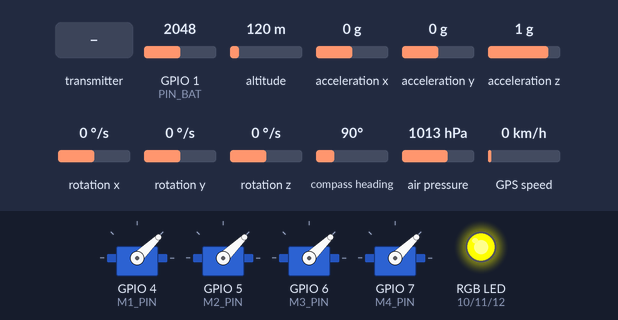
Simulated run of this sketch. Board: ESP32-S3. Shown: 4 × servo, an RGB LED mixed from three pins (HIGH = lit). The test bench sets the inputs (shaded band); at power-on: GPIO 1 (PIN_BAT) = 2048, acceleration x 0 g, acceleration y 0 g, rotation x 0 °/s, altitude 120 m, acceleration z 1 g, rotation y 0 °/s, rotation z 0 °/s, compass heading 90°, air pressure 1013 hPa, GPS speed 0 km/h. The GPS gets a fix after 3 s at 37.7749, -122.4194 with 8 satellites.

Above: at 1.2 s.
1.3 s: GPIO 1 (PIN_BAT) set to 2143
At 2.5 s:
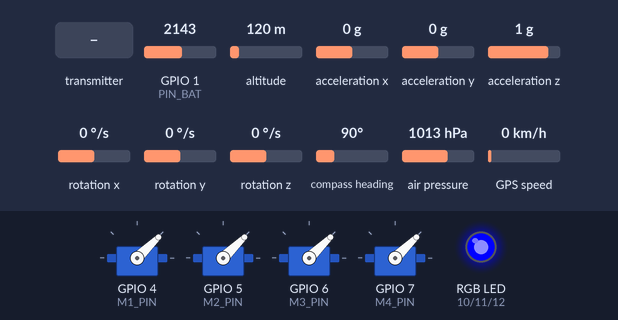
2.8 s: the transmitter starts sending arm = 1
At 3.3 s:
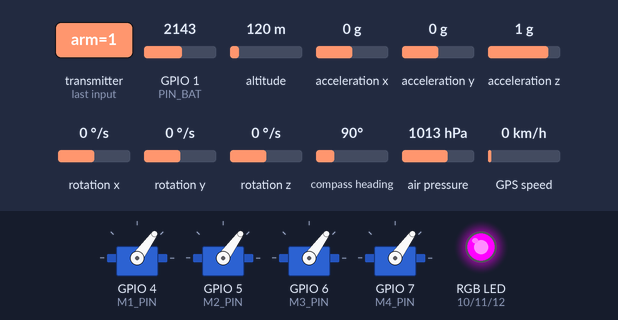
4.5 s: acceleration x set to -1.4 g
At 4.88 s:
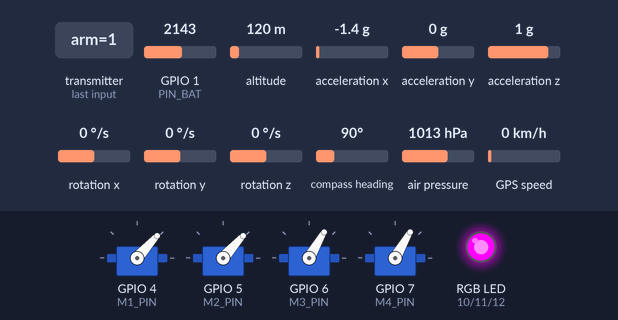
8.0 s: acceleration y set to -1.4 g
At 9.9 s:
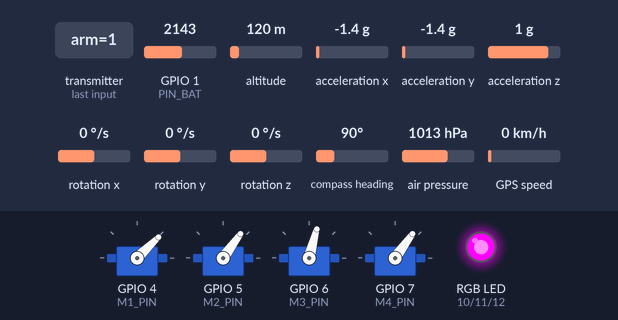
11.5 s: rotation x set to -47 °/s
At 11.8 s:
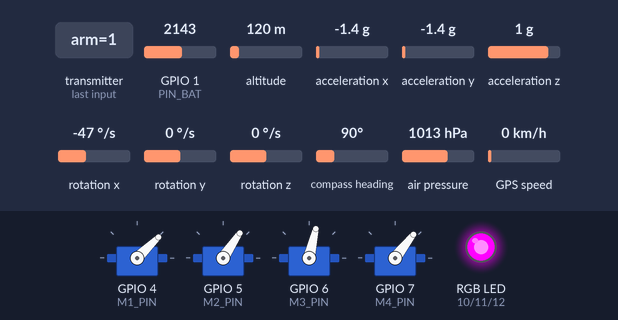
15.0 s: rotation x set to -52 °/s
At 17.9 s:
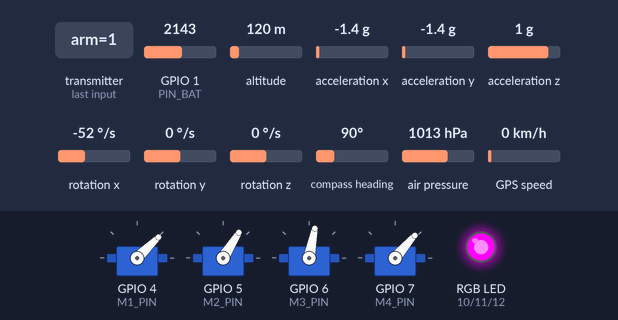
Timing chart, 0 to 22.6 s (numbered marks = the images above; inputs shaded):
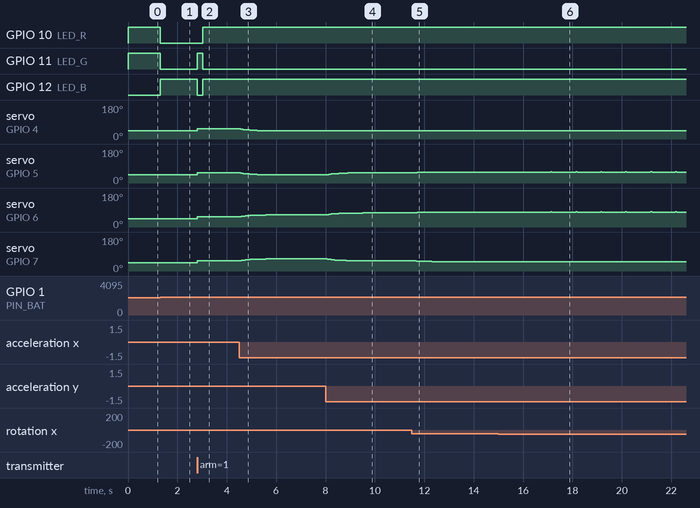

Measured:
- the behaviour switches between 2109 and 2110 on GPIO 1 (PIN_BAT) (found by bisection; images 0 and 1)
- the behaviour switches between -51 and -52 °/s on rotation x (found by bisection; images 5 and 6)
- after the input at 1.3 s, GPIO 10 (LED_R), GPIO 11 (LED_G): HIGH → LOW at once; GPIO 12 (LED_B): LOW → HIGH at once
- after the input at 2.8 s, GPIO 10 (LED_R): LOW → HIGH after 0.23 s; GPIO 11 (LED_G): LOW → HIGH at once, → LOW 0.22 s later; GPIO 12 (LED_B): HIGH → LOW at once, → HIGH 0.22 s later; servo on GPIO 4 (M1_PIN), servo on GPIO 5 (M2_PIN), servo on GPIO 6 (M3_PIN), servo on GPIO 7 (M4_PIN): 44° → 54° at once
- after the input at 4.5 s, servo on GPIO 4 (M1_PIN), servo on GPIO 5 (M2_PIN): moves from 54° to 44° over 1.0 s, starting at once; servo on GPIO 6 (M3_PIN), servo on GPIO 7 (M4_PIN): moves from 54° to 64° over 1.1 s, starting at once
- after the input at 8.0 s, servo on GPIO 5 (M2_PIN): moves from 44° to 54° over 1.3 s, starting after 0.07 s; servo on GPIO 6 (M3_PIN): moves from 64° to 75° over 1.5 s, starting at once; servo on GPIO 7 (M4_PIN): moves from 64° to 54° over 1.3 s, starting after 0.06 s
- after the input at 11.5 s, servo on GPIO 5 (M2_PIN): 54° → 55° after 0.07 s, → 56° 0.14 s later, → 57° 0.22 s later, → 58° 0.44 s later; servo on GPIO 6 (M3_PIN): 75° → 76° after 0.07 s, → 77° 0.14 s later, → 78° 0.26 s later, → 79° 0.50 s later; servo on GPIO 7 (M4_PIN): 54° → 53° after 0.05 s, → 52° 0.13 s later, → 51° 0.21 s later, → 50° 0.41 s later
- after the input at 15.0 s, servo on GPIO 5 (M2_PIN): alternates 59° for 0.05 s and 58° for 0.96 s, starting after 2.1 s; servo on GPIO 6 (M3_PIN): alternates 80° for 0.05 s and 79° for 0.96 s, starting after 2.1 s; servo on GPIO 7 (M4_PIN): 50° → 49° after 0.72 s

The sketch:

README.ino
```cpp
#include <Wire.h>
#include <ESP32Servo.h>
#include <esp_now.h>
#include <WiFi.h>

#include <MPU6050.h>
#include <HMC5883L.h>
#include <Adafruit_BMP280.h>
#include <TinyGPSPlus.h>

/* ================= MOTOR ================= */
#define M1_PIN 4
#define M2_PIN 5
#define M3_PIN 6
#define M4_PIN 7

Servo m1, m2, m3, m4;

/* ================= LED RGB (ONBOARD) ================= */
#define LED_R 10
#define LED_G 11
#define LED_B 12

void setLED(bool r, bool g, bool b) {
  digitalWrite(LED_R, r);
  digitalWrite(LED_G, g);
  digitalWrite(LED_B, b);
}

/* ================= PIN ================= */
#define PIN_BAT 1   // ADC đo pin (qua chia áp)

/* ================= SENSOR ================= */
MPU6050 mpu;
HMC5883L compass;
Adafruit_BMP280 bmp;
TinyGPSPlus gps;
HardwareSerial GPSSerial(1);

/* ================= RX STRUCT ================= */
typedef struct {
  int ch1; // roll
  int ch2; // pitch
  int ch3; // throttle
  int ch4; // yaw
  bool arm;
} RXData;

RXData rx;
unsigned long lastRX = 0;

/* ================= STATE ================= */
bool armed = false;
bool homeSet = false;
bool gpsFix = false;

/* ================= HOME ================= */
float homeLat, homeLng, homeAlt;

/* ================= IMU ================= */
float angleX = 0, angleY = 0;
unsigned long lastIMU = 0;

/* ================= ESP-NOW ================= */
void onDataRecv(const esp_now_recv_info_t *info, const uint8_t *data, int len) {
  if (len == sizeof(RXData)) {
    memcpy(&rx, data, sizeof(rx));
    lastRX = millis();
  }
}

/* ================= GPS + COMPASS ================= */
float getBearing(float lat1, float lon1, float lat2, float lon2) {
  float dLon = radians(lon2 - lon1);
  lat1 = radians(lat1);
  lat2 = radians(lat2);
  float y = sin(dLon) * cos(lat2);
  float x = cos(lat1) * sin(lat2) -
            sin(lat1) * cos(lat2) * cos(dLon);
  float brng = degrees(atan2(y, x));
  return fmod(brng + 360, 360);
}

float getHeading() {
  Vector mag = compass.readNormalize();
  float h = atan2(mag.YAxis, mag.XAxis) * 57.3;
  if (h < 0) h += 360;
  return h;
}

/* ================= BATTERY ================= */
float readBattery() {
  int adc = analogRead(PIN_BAT);
  return adc * 3.3 / 4095.0 * 2.0; // chia áp 1/2
}

/* ================= SETUP ================= */
void setup() {
  pinMode(LED_R, OUTPUT);
  pinMode(LED_G, OUTPUT);
  pinMode(LED_B, OUTPUT);

  Wire.begin(8, 9);
  Wire.setClock(400000);

  mpu.initialize();
  compass.initialize();
  bmp.begin(0x76);

  GPSSerial.begin(9600, SERIAL_8N1, 18, 17);

  m1.attach(M1_PIN);
  m2.attach(M2_PIN);
  m3.attach(M3_PIN);
  m4.attach(M4_PIN);

  m1.writeMicroseconds(1000);
  m2.writeMicroseconds(1000);
  m3.writeMicroseconds(1000);
  m4.writeMicroseconds(1000);

  WiFi.mode(WIFI_STA);
  esp_now_init();
  esp_now_register_recv_cb(onDataRecv);

  lastRX = millis();
  lastIMU = millis();
}

/* ================= LOOP ================= */
void loop() {

  /* ===== GPS ===== */
  while (GPSSerial.available())
    gps.encode(GPSSerial.read());

  gpsFix = gps.location.isValid() && gps.satellites.value() >= 6;

  if (!homeSet && gpsFix) {
    homeLat = gps.location.lat();
    homeLng = gps.location.lng();
    homeAlt = bmp.readAltitude(1013.25);
    homeSet = true;
  }

  bool lost = millis() - lastRX > 700;
  float batt = readBattery();
  bool lowBat = batt < 3.4;

  /* ===== IMU ===== */
  unsigned long now = millis();
  float dt = (now - lastIMU) / 1000.0;
  lastIMU = now;

  int16_t ax, ay, az, gx, gy, gz;
  mpu.getMotion6(&ax, &ay, &az, &gx, &gy, &gz);

  float accX = atan2(ay, az) * 57.3;
  float accY = atan2(-ax, az) * 57.3;

  angleX = 0.98 * (angleX + gx / 131.0 * dt) + 0.02 * accX;
  angleY = 0.98 * (angleY + gy / 131.0 * dt) + 0.02 * accY;

  int throttle = rx.ch3;
  int rollAdj  = angleX * 2.0;
  int pitchAdj = angleY * 2.0;
  int yawAdj   = rx.ch4;

  /* ===== FAILSAFE + RTH ===== */
  if ((lost || lowBat) && armed && homeSet && gpsFix) {
    setLED(1,0,0); // 🔴 FAILSAFE

    float bearing = getBearing(
      gps.location.lat(),
      gps.location.lng(),
      homeLat, homeLng
    );

    float yawErr = bearing - getHeading();
    if (yawErr > 180) yawErr -= 360;
    if (yawErr < -180) yawErr += 360;

    yawAdj = constrain(yawErr * 2.0, -40, 40);
    pitchAdj -= 12;
    throttle = 1400;
  }
  else if (lowBat) setLED(1,1,0);        // 🟡
  else if (!rx.arm) setLED(0,0,1);       // 🔵
  else if (homeSet) setLED(1,0,1);       // 🟣
  else setLED(0,1,0);                    // 🟢

  throttle = constrain(throttle, 1100, 1750);

  /* ===== MOTOR OUTPUT ===== */
  if (rx.arm || armed) {
    armed = true;
    m1.writeMicroseconds(constrain(throttle + rollAdj - pitchAdj + yawAdj,1000,2000));
    m2.writeMicroseconds(constrain(throttle - rollAdj - pitchAdj - yawAdj,1000,2000));
    m3.writeMicroseconds(constrain(throttle - rollAdj + pitchAdj + yawAdj,1000,2000));
    m4.writeMicroseconds(constrain(throttle + rollAdj + pitchAdj - yawAdj,1000,2000));
  } else {
    armed = false;
    m1.writeMicroseconds(1000);
    m2.writeMicroseconds(1000);
    m3.writeMicroseconds(1000);
    m4.writeMicroseconds(1000);
  }

  delay(5);
}
```
